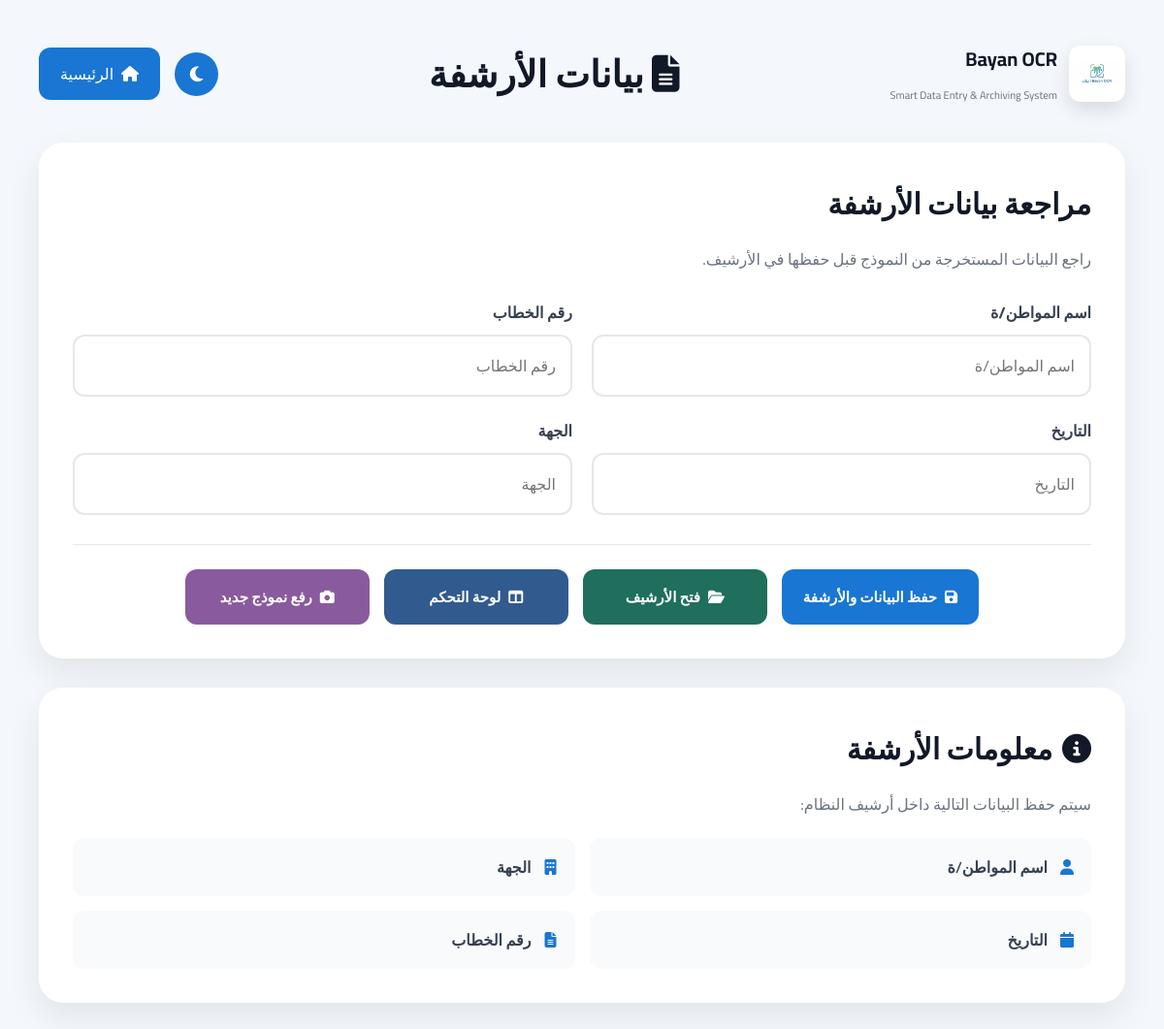
The app's page /result?id=34, older data.
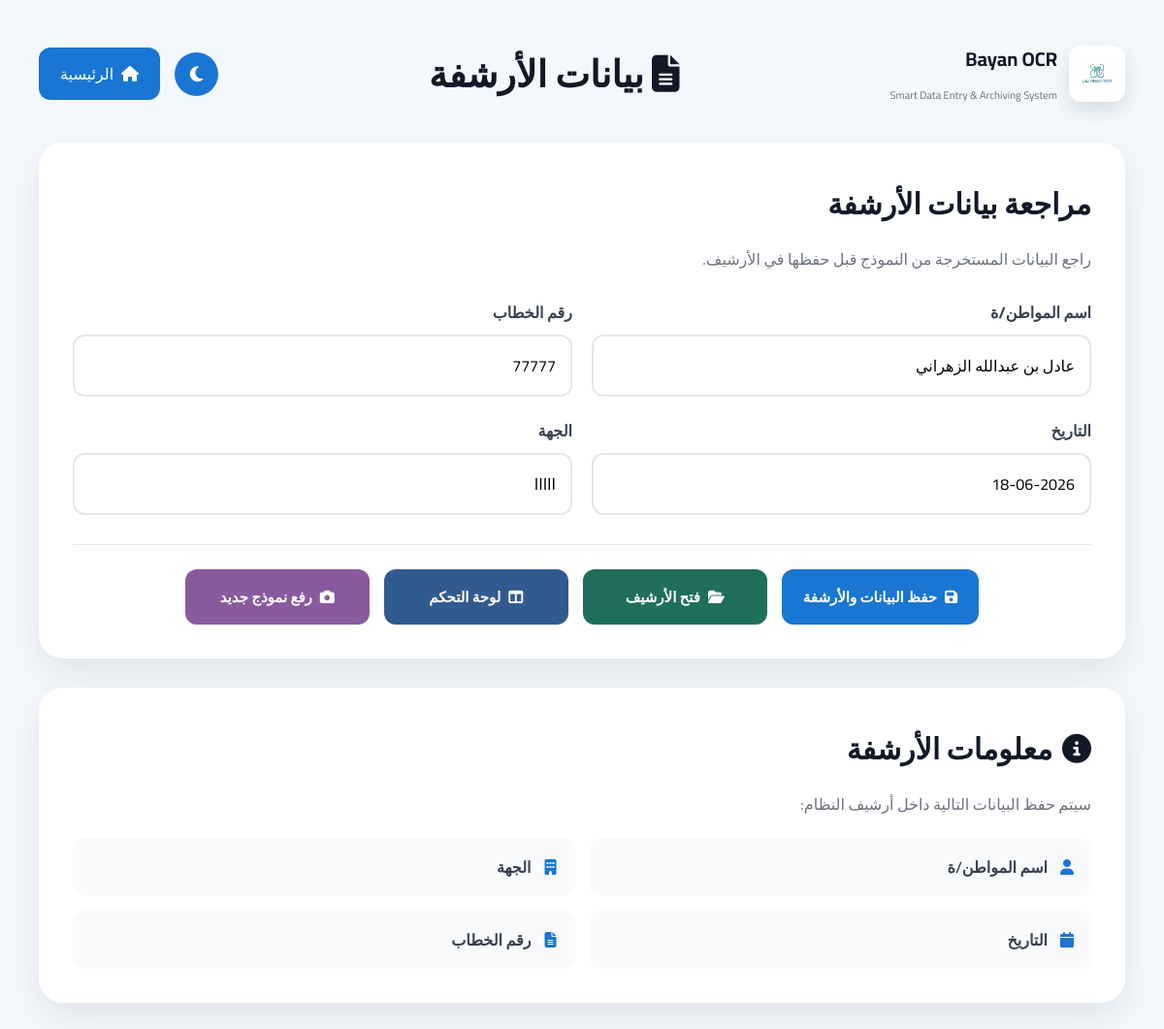
The same page, newer data.
### tables this page shows
CREATE TABLE archive(

        id INTEGER PRIMARY KEY AUTOINCREMENT,

        client_name TEXT,

        identity_number TEXT,

        phone TEXT,

        letter_number TEXT,

        archive_number TEXT,

        date TEXT,

        organization TEXT,

        assistance_type TEXT,

        created_at TIMESTAMP DEFAULT CURRENT_TIMESTAMP

    );

### app.py (the view)
@app.route("/result")
def result():
    record_id = request.args.get("id")
    record = None
    if record_id:
        record = get_record(
            record_id
        )
    return render_template(
        "result.html",
        data=record
    )

### database.py (called while the page is built)
def get_connection():
    conn = sqlite3.connect(DATABASE)
    conn.row_factory = sqlite3.Row
    return conn

def get_record(record_id):
    conn = get_connection()
    cursor = conn.cursor()
    cursor.execute("""
        SELECT *
        FROM archive
        WHERE id = ?
    """, (record_id,))
    row = cursor.fetchone()
    conn.close()
    return row

### templates/result.html (shortened to what the changed rows need)
<!DOCTYPE html>
<html lang="ar" dir="rtl">
<head>
    <link rel="stylesheet"
          href="{{ url_for('static', filename='css/result.css') }}">
    <link rel="stylesheet"
          href="https://cdnjs.cloudflare.com/ajax/libs/font-awesome/6.6.0/css/all.min.css">
</head>
<body>
<div class="container">
    <div class="top">
        <div class="logo">
            <div class="logo-text">
                <h2>Bayan OCR</h2>
            </div>
        </div>
        <h1>
            <i class="fa-solid fa-file-lines"></i>
            بيانات الأرشفة
        </h1>
    </div>
    <div class="card">
        <h2>
            مراجعة بيانات الأرشفة
        </h2>
        <form id="resultForm">
            <div class="grid">
                <div class="input">
                    <label>
                        اسم المواطن/ة
                    </label>
                    <input
                        type="text"
                        id="client_name"
                        name="client_name"
                        value="{{ data.client_name if data else '' }}"
                        placeholder="اسم المواطن/ة"
                        required>
                </div>
                <div class="input">
                    <label>
                        رقم الخطاب
                    </label>
                    <input
                        type="text"
                        id="letter_number"
                        name="letter_number"
                        value="{{ data.letter_number if data else '' }}"
                        placeholder="رقم الخطاب"
                        required>
                </div>
                <div class="input">
                    <label>
                        التاريخ
                    </label>
                    <input
                        type="text"
                        id="date"
                        name="date"
                        value="{{ data.date if data else '' }}"
                        placeholder="التاريخ"
                        required>
                </div>
                <div class="input">
                    <label>
                        الجهة
                    </label>
                    <input
                        type="text"
                        id="organization"
                        name="organization"
                        value="{{ data.organization if data else '' }}"
                        placeholder="الجهة"
                        required>
                </div>
            </div>
        </form>
    </div>
    <div class="archive-card">
        <h2>
            <i class="fa-solid fa-circle-info"></i>
            معلومات الأرشفة
        </h2>
    </div>
</div>
</body>
</html>

Row changes from the older to the newer data that the page shows:
added archive: client_name "عادل بن عبدالله الزهراني", letter_number "77777", date "18-06-2026", organization "ااااا"
